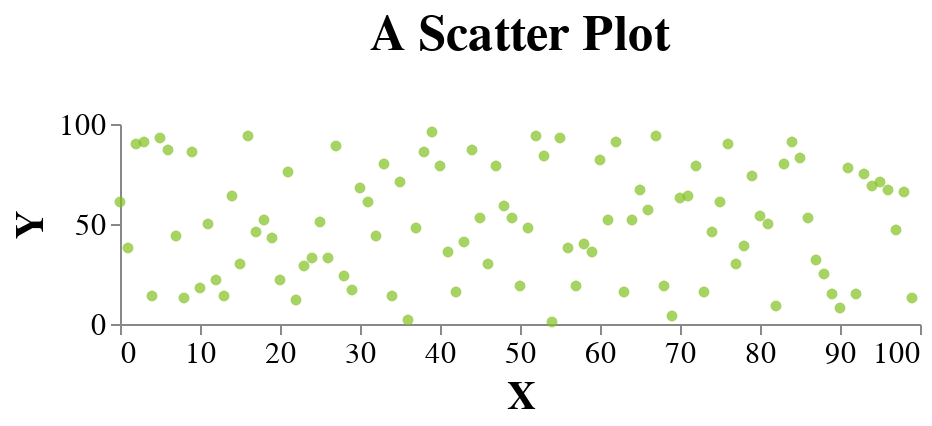

Here is the notebook cell this chart was saved with:
### Code cell
chart = alt.Chart(df).mark_circle(color=iColor
).encode(
    x = 'X:Q',     
    y = 'Y:Q' 
).properties(title='A Scatter Plot', height=100)

configure_layout(chart)

### Figure 1 — Vega-Lite specification as saved in the notebook (floating-point values rounded to 4 significant figures)
{"config": {"view": {"continuousWidth": 400, "continuousHeight": 300, "strokeWidth": 0}, "axis": {"grid": false, "labelFontSize": 15, "titleFontSize": 20}, "legend": {"labelFontSize": 15, "titleFontSize": 20}, "title": {"fontSize": 25, "offset": 25}}, "data": {"name": "data-0f6c657a258ba491728a20cc335cd36d"}, "mark": {"type": "circle", "color": "#80C11E"}, "encoding": {"x": {"field": "X", "type": "quantitative"}, "y": {"field": "Y", "type": "quantitative"}}, "height": 100, "title": "A Scatter Plot", "$schema": "https://vega.github.io/schema/vega-lite/v4.17.0.json", "datasets": {"data-0f6c657a258ba491728a20cc335cd36d": [{"X": 0, "Y": 61}, {"X": 1, "Y": 38}, {"X": 2, "Y": 90}, {"X": 3, "Y": 91}, {"X": 4, "Y": 14}, {"X": 5, "Y": 93}, {"X": 6, "Y": 87}, {"X": 7, "Y": 44}, {"X": 8, "Y": 13}, {"X": 9, "Y": 86}, {"X": 10, "Y": 18}, {"X": 11, "Y": 50}, {"X": 12, "Y": 22}, {"X": 13, "Y": 14}, {"X": 14, "Y": 64}, {"X": 15, "Y": 30}, {"X": 16, "Y": 94}, {"X": 17, "Y": 46}, {"X": 18, "Y": 52}, {"X": 19, "Y": 43}, {"X": 20, "Y": 22}, {"X": 21, "Y": 76}, {"X": 22, "Y": 12}, {"X": 23, "Y": 29}, {"X": 24, "Y": 33}, {"X": 25, "Y": 51}, {"X": 26, "Y": 33}, {"X": 27, "Y": 89}, {"X": 28, "Y": 24}, {"X": 29, "Y": 17}, {"X": 30, "Y": 68}, {"X": 31, "Y": 61}, {"X": 32, "Y": 44}, {"X": 33, "Y": 80}, {"X": 34, "Y": 14}, {"X": 35, "Y": 71}, {"X": 36, "Y": 2}, {"X": 37, "Y": 48}, {"X": 38, "Y": 86}, {"X": 39, "Y": 96}, {"X": 40, "Y": 79}, {"X": 41, "Y": 36}, {"X": 42, "Y": 16}, {"X": 43, "Y": 41}, {"X": 44, "Y": 87}, {"X": 45, "Y": 53}, {"X": 46, "Y": 30}, {"X": 47, "Y": 79}, {"X": 48, "Y": 59}, {"X": 49, "Y": 53}, {"X": 50, "Y": 19}, {"X": 51, "Y": 48}, {"X": 52, "Y": 94}, {"X": 53, "Y": 84}, {"X": 54, "Y": 1}, {"X": 55, "Y": 93}, {"X": 56, "Y": 38}, {"X": 57, "Y": 19}, {"X": 58, "Y": 40}, {"X": 59, "Y": 36}, {"X": 60, "Y": 82}, {"X": 61, "Y": 52}, {"X": 62, "Y": 91}, {"X": 63, "Y": 16}, {"X": 64, "Y": 52}, {"X": 65, "Y": 67}, {"X": 66, "Y": 57}, {"X": 67, "Y": 94}, {"X": 68, "Y": 19}, {"X": 69, "Y": 4}, {"X": 70, "Y": 63}, {"X": 71, "Y": 64}, {"X": 72, "Y": 79}, {"X": 73, "Y": 16}, {"X": 74, "Y": 46}, {"X": 75, "Y": 61}, {"X": 76, "Y": 90}, {"X": 77, "Y": 30}, {"X": 78, "Y": 39}, {"X": 79, "Y": 74}, {"X": 80, "Y": 54}, {"X": 81, "Y": 50}, {"X": 82, "Y": 9}, {"X": 83, "Y": 80}, {"X": 84, "Y": 91}, {"X": 85, "Y": 83}, {"X": 86, "Y": 53}, {"X": 87, "Y": 32}, {"X": 88, "Y": 25}, {"X": 89, "Y": 15}, {"X": 90, "Y": 8}, {"X": 91, "Y": 78}, {"X": 92, "Y": 15}, {"X": 93, "Y": 75}, {"X": 94, "Y": 69}, {"X": 95, "Y": 71}, {"X": 96, "Y": 67}, {"X": 97, "Y": 47}, {"X": 98, "Y": 66}, {"X": 99, "Y": 13}]}}
